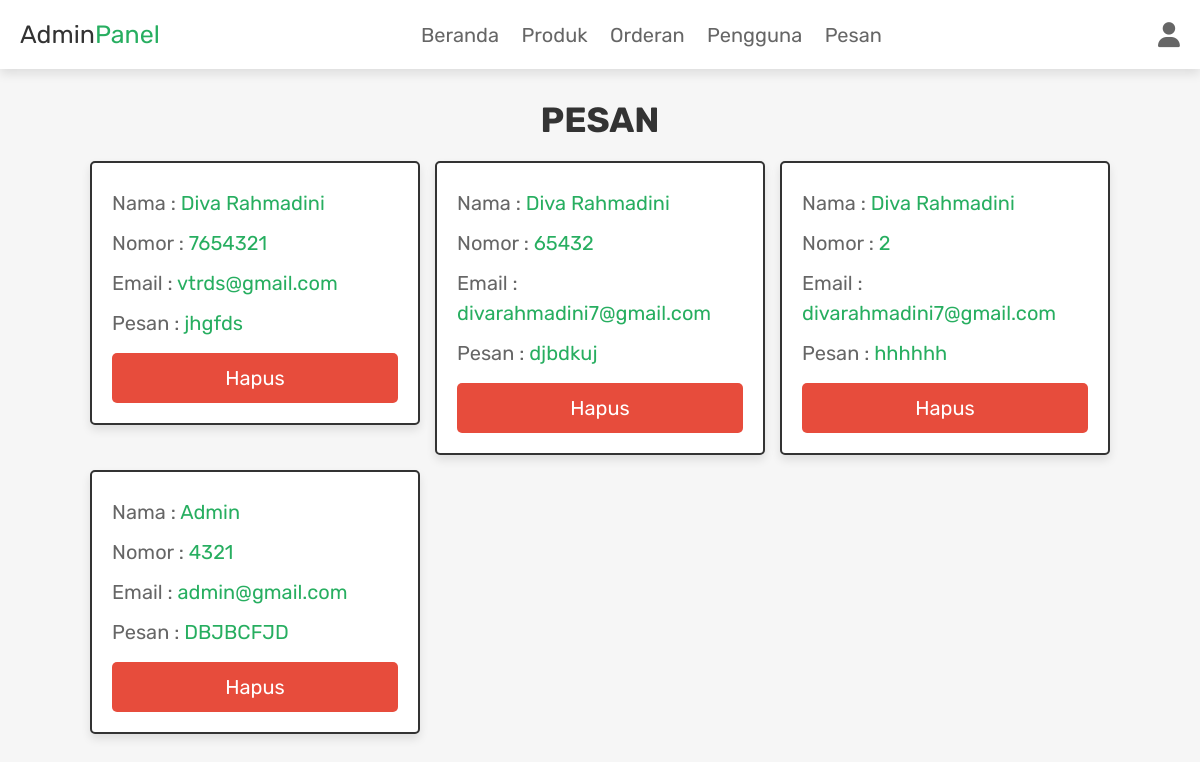
Screenshot of /admin_contacts.php (signed in) with the database file from the repository.
### tables this page shows
CREATE TABLE `message` (
  `id` int(100) NOT NULL,
  `user_id` int(100) NOT NULL,
  `name` varchar(100) NOT NULL,
  `email` varchar(100) NOT NULL,
  `number` varchar(12) NOT NULL,
  `message` varchar(500) NOT NULL
);

### admin_contacts.php (the view, shortened to what this page needs)
<?php
@include 'config.php';
?>
<!DOCTYPE html>
<html lang="en">
<head>
   <link rel="stylesheet" href="https://cdnjs.cloudflare.com/ajax/libs/font-awesome/6.1.1/css/all.min.css">
   <link rel="stylesheet" href="css/admin_style.css">
</head>
<body>
<?php include 'admin_header.php'; ?>
<section class="messages">
   <h1 class="title">PESAN</h1>
   <div class="box-container">
   <?php
      $select_message = $conn->prepare("SELECT * FROM `message`");
      $select_message->execute();
      if($select_message->rowCount() > 0){
         while($fetch_message = $select_message->fetch(PDO::FETCH_ASSOC)){
   ?>
   <div class="box">
      <p> Nama : <span><?= $fetch_message['name']; ?></span> </p>
      <p> Nomor : <span><?= $fetch_message['number']; ?></span> </p>
      <p> Email : <span><?= $fetch_message['email']; ?></span> </p>
      <p> Pesan : <span><?= $fetch_message['message']; ?></span> </p>
      <a href="admin_contacts.php?delete=<?= $fetch_message['id']; ?>" onClick="return confirm('delete this message?');" class="delete-btn">Hapus</a>
   </div>
   <?php
         }
      }else{
         echo '<p class="empty">Tidak ada pesan!</p>';
      }
   ?>
   </div>
</section>
</body>
</html>

### css/admin_style.css (style rules this page uses)
.messages .box-container { display: grid; grid-template-columns: repeat(auto-fit, 33rem); gap:1.5rem; align-items: flex-start; justify-content:center; }
.messages .box-container .box { border:var(--border); box-shadow: var(--box-shadow); background-color: var(--white); border-radius: .5rem; padding:2rem; }
.messages .box-container .box p { line-height: 1.5; padding:.5rem 0; font-size: 2rem; color:var(--light-color); }
.messages .box-container .box p span { color:var(--green); }

### css/components.css (style rules this page uses)
:root { --green:#27ae60; --orange:#f39c12; --red:#e74c3c; --black:#333; --light-color:#666; --white:#fff; --light-bg:#f6f6f6; --border:.2rem solid var(--black); --box-shadow:0 .5rem 1rem rgba(0,0,0,.1); }
* { font-family: 'Rubik', sans-serif; margin:0; padding:0; box-sizing: border-box; outline: none; border:none; text-decoration: none; color:var(--black); }
body { background-color: var(--light-bg); }
html { font-size: 62.5%; overflow-x: hidden; scroll-behavior: smooth; scroll-padding-top: 6.5rem; }
section { padding:3rem 2rem; max-width: 1200px; margin:0 auto; }
.btn, .delete-btn, .option-btn { display: block; width: 100%; margin-top: 1rem; border-radius: .5rem; color:var(--white); font-size: 2rem; padding:1.3rem 3rem; text-transform: capitalize; cursor: pointer; text-align: center; }
.delete-btn { background-color: var(--red); }
.title { text-align: center; margin-bottom: 2rem; text-transform: uppercase; color:var(--black); font-size: 3.5rem; }

### rows the page displays
message: name "Diva Rahmadini", number "7654321", email "vtrds@gmail.com", message "jhgfds"
message: name "Diva Rahmadini", number "65432", email "divarahmadini7@gmail.com", message "djbdkuj"
message: name "Diva Rahmadini", number "2", email "divarahmadini7@gmail.com", message "hhhhhh"
message: name "Admin", number "4321", email "admin@gmail.com", message "DBJBCFJD"
